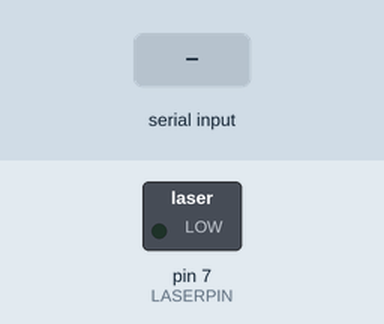
A sketch run on a simulated Arduino Uno, built with avr-gcc and run on an emulated ATmega328P. Shown: switched loads named in the sketch (green lamp = pin HIGH). The test bench sets the inputs (shaded band). What the sketch prints to the serial monitor is not drawn.

Above: at 1.2 s.
1.3 s: "1" received over Serial
At 2.31 s:
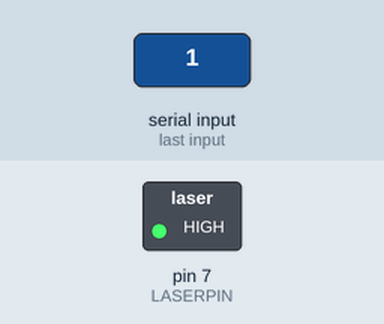
Timing chart, 0 to 4.3 s (numbered marks = the images above; inputs shaded):
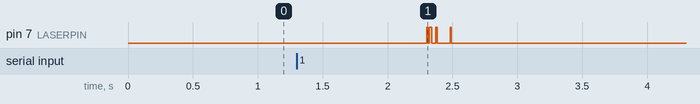

The sketch:

transmitter_code.ino.ino
```cpp
#define LASERPIN 7
void setup() {}
void loop() {
  // put your main code here, to run repeatedly:
  pinMode(LASERPIN, OUTPUT);

  Serial.begin(9600); // Initialize serial communication
  while (!Serial) {
; // Wait for serial port to connect. Needed for native USB port only
  }

  // Prompt the user to enter a string
  Serial.println("Enter your text:");
  while (Serial.available() <= 0) {
    ; // Wait for user input
  }
  String inputText = Serial.readString(); // Read the user input
  // Convert the String to a character array
  char myText[inputText.length() + 1];
  inputText.toCharArray(myText, sizeof(myText));

  int length = sizeof(myText);
  int ar[length];
  int m;
  int bits[8];

  for (int i = 0; i < length; i++) {
    ar[i] = int(myText[i]);
  }

  for (int n = 0; n < length; n++) {
    m = ar[n];
    int z;
    int bin[7];
    int newbin[7];

    for (z = 0; z < 8; z++) {
      bin[z] = m % 2;
      m = m / 2;
    }

    for (int j = 7; j >= 0; j--) {
      newbin[7 - j] = bin[j];
    }

    for (int p = 0; p < 8; p++) {
      if (newbin[p] == 1) {
        bits[p] = HIGH;
      } else {
        bits[p] = LOW;
      }
    }

    bits[0] = HIGH;

    for (int i = 0; i < 8; i++) {
      digitalWrite(LASERPIN, bits[i]);
      delay(10);
    }

    digitalWrite(LASERPIN, LOW);

    delay(100);
  }
}
```
